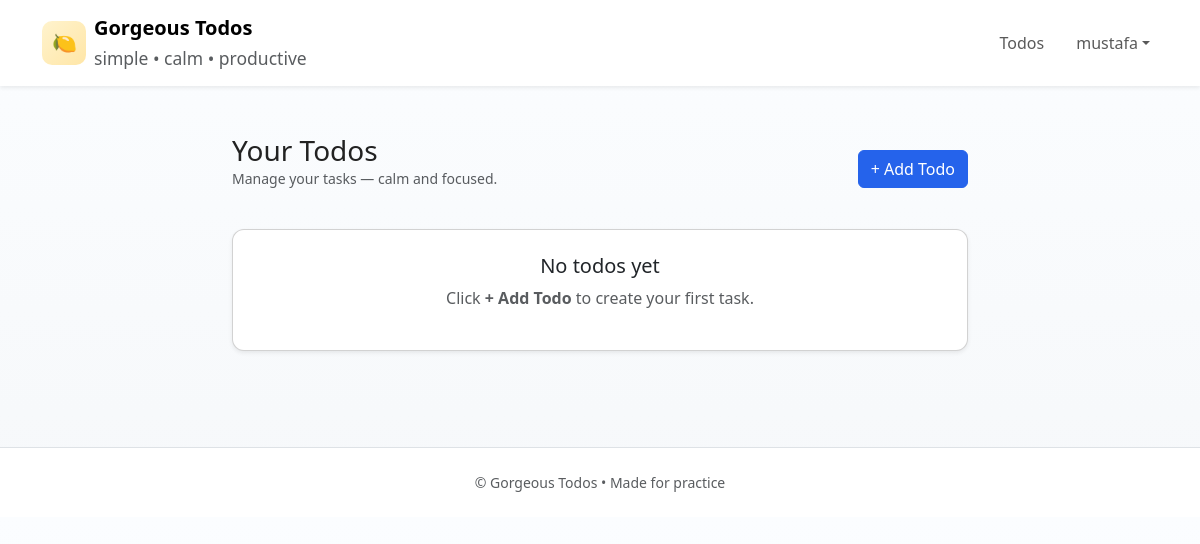
The app's page / (signed in), older data.
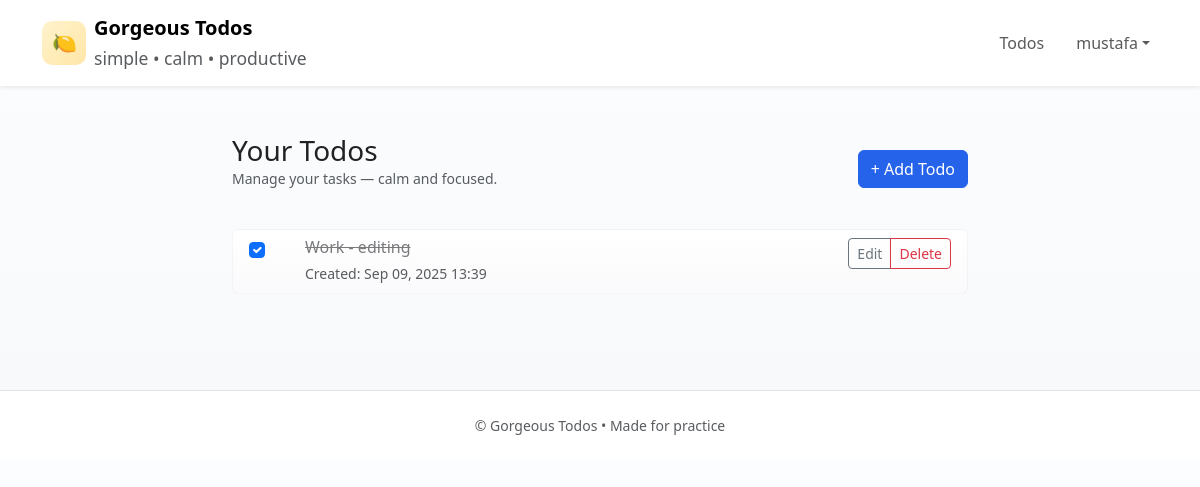
The same page, newer data.
### todo/models.py (models this page shows, shortened)
class ToDo(models.Model):
    name = models.CharField(verbose_name='ToDo',max_length=500)
    created_at = models.DateTimeField(verbose_name='Created At',default=timezone.now)
    is_done = models.BooleanField(verbose_name='Done',default=False)
    user = models.ForeignKey(User,on_delete=models.CASCADE)

### todo/views.py (the view)
# urls.py: path('',todo_list,name='todo_list'),
@login_required(login_url='/accounts/signup/')
@permission_classes([IsAuthenticated])
def todo_list(request):
    if request.method == 'POST':
        form = ToDoForm(request.POST)
        form.instance.user = request.user
        if form.is_valid():
            form.save()
            return redirect(reverse('todo:todo_list'))
    else:
        form = ToDoForm()
    todos = ToDo.objects.filter(user = request.user)
    return render(request, 'todo/todo_list.html', {
    'todos': todos,
    'form': form
})

### todo/forms.py
class ToDoForm(ModelForm):
    class Meta:
        model = ToDo
        fields = ['name']
        widgets = {
            'name': TextInput(
                attrs={
                    'class': 'form-control',
                    'id': 'editTodoInput',
                    'placeholder': 'Enter todo text...'
                }
            )
        }

### todo/templates/todo/todo_list.html (shortened to what this page needs)
{% extends 'base.html' %}
{% block content %}
<div class="row justify-content-center">
    <div class="col-lg-8">
        <div class="d-flex align-items-center justify-content-between mb-4">
            <div>
                 <h1 class="h3 mb-0">Your Todos</h1>
                     <p class="text-muted small">Manage your tasks — calm and focused.</p>
            </div>
            {% if user.is_authenticated %}
                <button class="btn btn-primary" data-bs-toggle="modal" data-bs-target="#addTodoModal">+ Add Todo</button>
            {% endif %}
        </div>
        {% if user.is_authenticated %}
            {% if todos %}
                <div class="list-group">
                    {% for todo in todos %}
                        {% include 'todo/includes/todo_card.html' with todo=todo %}
                    {% endfor %}
                </div>
            {% else %}
                <div class="card shadow-sm p-4 text-center">
                    <h5 class="mb-2">No todos yet</h5>
                        <p class="text-muted">Click <strong>+ Add Todo</strong> to create your first task.</p>
                </div>
            {% endif %}
        {% else %}
            <div class="card p-4 text-center">
                 <h4>Welcome!</h4>
                    <p class="text-muted">Please <a href="/">Login</a> or <a href="/">Register</a> to manage your todos.</p>
            </div>
        {% endif %}
     </div>
 </div>
{% endblock %}

### todo/templates/todo/includes/todo_card.html
<div class="list-group-item list-group-item-action d-flex align-items-start gap-3">
    <div class="form-check me-3">
     <input class="form-check-input todo-toggle" data-id="{{ todo.id }}" type="checkbox"{% if todo.is_done %}checked{% endif %}>
    </div>
    <div class="flex-grow-1">
        <div class="d-flex align-items-start justify-content-between">
            <div>
                <h6 class="mb-1 {% if todo.is_done %}text-decoration-line-through textmuted{% endif %}">{{ todo.name|linebreaksbr }}</h6>
                    <small class="text-muted">Created: {{ todo.created_at|date:"M d, Y H:i" }}</small>
            </div>
            <div class="btn-group ms-3">
                 <a href="{% url 'todo:edit_todo' todo.id %}"
                    class="btn btn-sm btn-outline-secondary edit-btn"
                    data-bs-toggle="modal"
                    data-bs-target="#editTodoModal"
                    data-id="{{ todo.id }}"
                    data-name="{{ todo.name }}">
                    Edit
                    </a>
                    <a href="{% url 'todo:delete_todo' todo.id %}" class="btn btn-sm btn-outline-danger">Delete</a>
            </div>
        </div>
    </div>
</div>

Row changes from the older to the newer data that the page shows:
added ToDo: is_done "☑", name "Work - editing", created_at "Sep 09, 2025 13:39"
Text that changed along with them:
text no longer shown: "No todos yet Click + Add Todo to create your first task."
